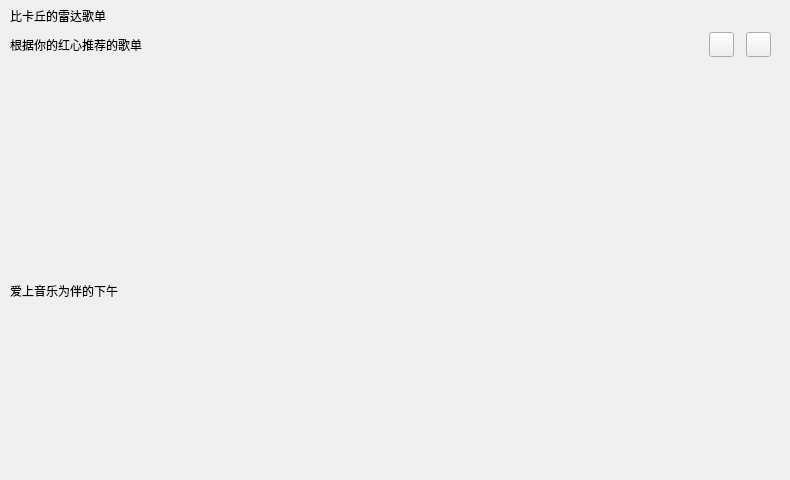
    <widget class="QWidget" name="customization">
     <attribute name="title">
      <string>Tab 2</string>
     </attribute>
     <widget class="QWidget" name="horizontalLayoutWidget">
      <property name="geometry">
       <rect>
        <x>10</x>
        <y>70</y>
        <width>771</width>
        <height>191</height>
       </rect>
      </property>
      <layout class="QHBoxLayout" name="horizontalLayout_6"/>
     </widget>
     <widget class="QWidget" name="horizontalLayoutWidget_2">
      <property name="geometry">
       <rect>
        <x>10</x>
        <y>300</y>
        <width>771</width>
        <height>171</height>
       </rect>
      </property>
      <layout class="QHBoxLayout" name="horizontalLayout_8">
       <property name="spacing">
        <number>15</number>
       </property>
       <item>
        <widget class="QWidget" name="widgetPer1" native="true">
         <property name="minimumSize">
          <size>
           <width>140</width>
           <height>140</height>
          </size>
         </property>
         <property name="maximumSize">
          <size>
           <width>140</width>
           <height>140</height>
          </size>
         </property>
        </widget>
       </item>
       <item>
        <widget class="QWidget" name="widgetPer2" native="true">
         <property name="minimumSize">
          <size>
           <width>140</width>
           <height>140</height>
          </size>
         </property>
         <property name="maximumSize">
          <size>
           <width>140</width>
           <height>140</height>
          </size>
         </property>
        </widget>
       </item>
       <item>
        <widget class="QWidget" name="widgetPer3" native="true">
         <property name="minimumSize">
          <size>
           <width>140</width>
           <height>140</height>
          </size>
         </property>
         <property name="maximumSize">
          <size>
           <width>140</width>
           <height>140</height>
          </size>
         </property>
        </widget>
       </item>
       <item>
        <widget class="QWidget" name="widgetPer4" native="true">
         <property name="minimumSize">
          <size>
           <width>140</width>
           <height>140</height>
          </size>
         </property>
         <property name="maximumSize">
          <size>
           <width>140</width>
           <height>140</height>
          </size>
         </property>
        </widget>
       </item>
       <item>
        <widget class="QWidget" name="widgetPer5" native="true">
         <property name="minimumSize">
          <size>
           <width>140</width>
           <height>140</height>
          </size>
         </property>
         <property name="maximumSize">
          <size>
           <width>140</width>
           <height>140</height>
          </size>
         </property>
        </widget>
       </item>
      </layout>
     </widget>
     <widget class="QWidget" name="layoutWidget_3">
      <property name="geometry">
       <rect>
        <x>10</x>
        <y>0</y>
        <width>758</width>
        <height>31</height>
       </rect>
      </property>
      <layout class="QHBoxLayout" name="horizontalLayout_3">
       <item>
        <widget class="QLabel" name="lab_per">
         <property name="text">
          <string>比卡丘的雷达歌单</string>
         </property>
        </widget>
       </item>
       <item>
        <spacer name="horizontalSpacer_2">
         <property name="orientation">
          <enum>Qt::Horizontal</enum>
         </property>
         <property name="sizeHint" stdset="0">
          <size>
           <width>678</width>
           <height>20</height>
          </size>
         </property>
        </spacer>
       </item>
      </layout>
     </widget>
     <widget class="QWidget" name="layoutWidget_4">
      <property name="geometry">
       <rect>
        <x>10</x>
        <y>30</y>
        <width>761</width>
        <height>29</height>
       </rect>
      </property>
      <layout class="QHBoxLayout" name="horizontalLayout_5">
       <item>
        <widget class="QLabel" name="lab_per2">
         <property name="text">
          <string>根据你的红心推荐的歌单</string>
         </property>
        </widget>
       </item>
       <item>
        <spacer name="horizontalSpacer_3">
         <property name="orientation">
          <enum>Qt::Horizontal</enum>
         </property>
         <property name="sizeHint" stdset="0">
          <size>
           <width>468</width>
           <height>20</height>
          </size>
         </property>
        </spacer>
       </item>
       <item>
        <layout class="QHBoxLayout" name="horizontalLayout_4">
         <property name="spacing">
          <number>12</number>
         </property>
         <item>
          <widget class="QPushButton" name="btnPerL">
           <property name="maximumSize">
            <size>
             <width>25</width>
             <height>25</height>
            </size>
           </property>
           <property name="text">
            <string/>
           </property>
          </widget>
         </item>
         <item>
          <widget class="QPushButton" name="btnPerR">
           <property name="maximumSize">
            <size>
             <width>25</width>
             <height>25</height>
            </size>
           </property>
           <property name="text">
            <string/>
           </property>
          </widget>
         </item>
        </layout>
       </item>
      </layout>
     </widget>
     <widget class="QWidget" name="layoutWidget_5">
      <property name="geometry">
       <rect>
        <x>10</x>
        <y>280</y>
        <width>761</width>
        <height>22</height>
       </rect>
      </property>
      <layout class="QHBoxLayout" name="horizontalLayout_7">
       <item>
        <widget class="QLabel" name="lab_per3">
         <property name="text">
          <string>爱上音乐为伴的下午</string>
         </property>
        </widget>
       </item>
       <item>
        <spacer name="horizontalSpacer_4">
         <property name="orientation">
          <enum>Qt::Horizontal</enum>
         </property>
         <property name="sizeHint" stdset="0">
          <size>
           <width>598</width>
           <height>20</height>
          </size>
         </property>
        </spacer>
       </item>
      </layout>
     </widget>
    </widget>
